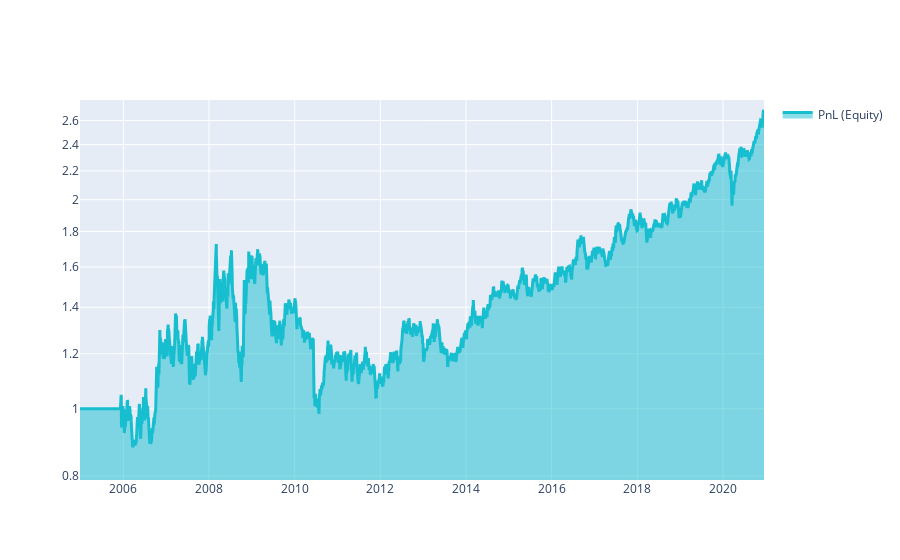

The notebook cell saved with this chart:
### Code cell
# show plot with profit and losses:
performance = stat.to_pandas()["equity"]
qngraph.make_plot_filled(performance.index, performance, name="PnL (Equity)", type="log")

### Figure 1 — Plotly figure (JSON) as saved in the notebook; plotly's stock layout.template omitted (floating-point values rounded to 4 significant figures; data arrays with more than 128 entries replaced by an {"elided": "..."} marker saying what was removed)
{"data": [{"fill": "tonexty", "line": {"color": "#17BECF", "width": 3}, "name": "PnL (Equity)", "type": "scatter", "x": {"elided": "4131 str values"}, "y": {"elided": "4131 float values"}}], "layout": {"showlegend": true, "yaxis": {"range": [-0.1026, 0.4445], "type": "log"}}}
